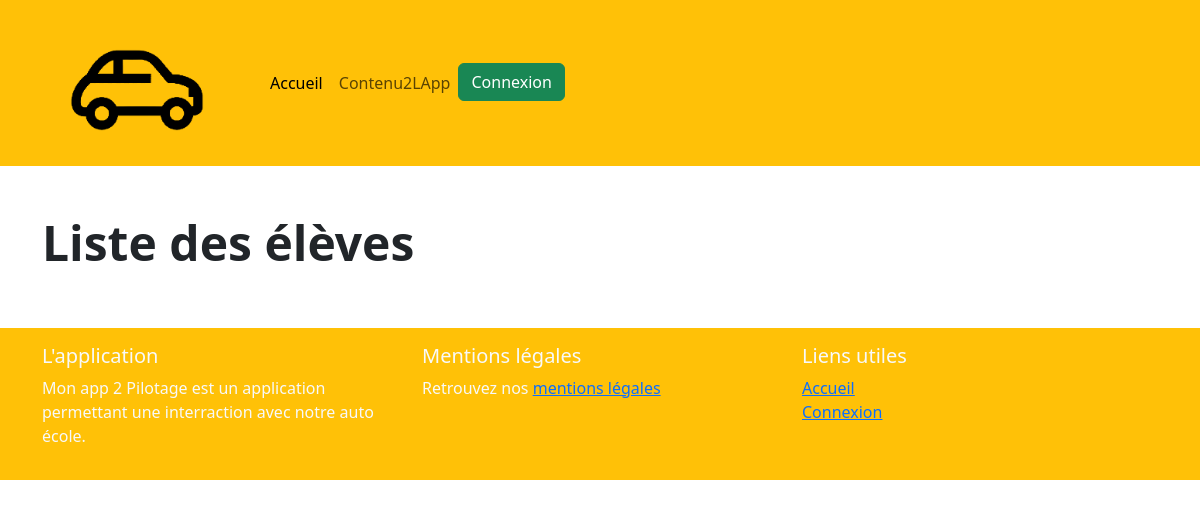
The page /eleves/ on the database as committed earlier.
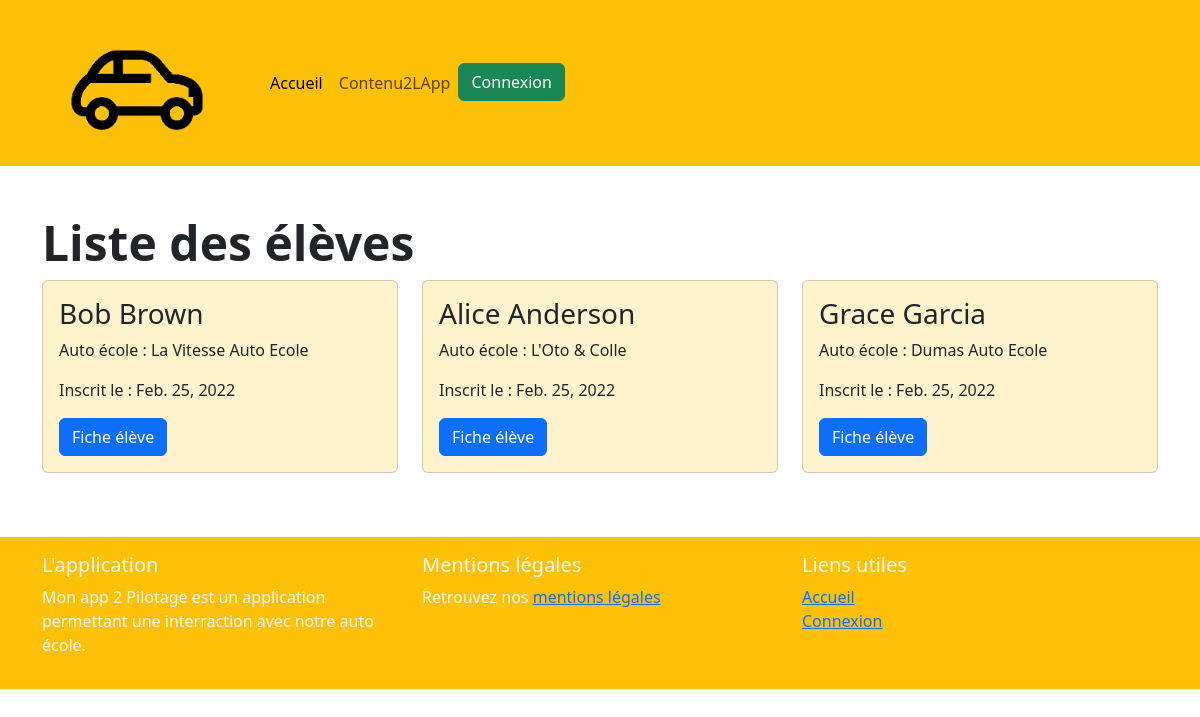
The same page on the database as committed later.
### monApp2Pilotage/models.py (models this page shows, shortened)
class Inscription(models.Model):
    ecole = models.ForeignKey(Ecoles, on_delete=models.CASCADE)
    eleve = models.ForeignKey(Eleves, on_delete=models.CASCADE, related_name='inscriptions_eleve')
    date_inscription = models.DateField()

class Eleves(models.Model):
    GENDER_CHOICES = [
        ('H', 'Homme'),
        ('F', 'Femme'),
        ('N/A', 'Non-genré'),
    ]
    firstname = models.CharField(max_length=20)
    name = models.CharField(max_length=20)
    dob = models.DateField()
    gender = models.CharField(max_length=3, choices=GENDER_CHOICES)
    date_register = models.DateField()
    ecoles = models.ManyToManyField(Ecoles, through='Inscription', related_name='eleves')

class Ecoles(models.Model):
    name = models.CharField(max_length=50)
    description = models.CharField(max_length=150)
    since = models.PositiveIntegerField()
    students = models.IntegerField(default=0)
    image = models.ImageField(upload_to='ecoles/', default='auto-ecole1.png')

### monApp2Pilotage/views.py (the view)
# urls.py: path('eleves/', eleves_view, name="eleves"),
def eleves_view(request):
    inscriptions = Inscription.objects.all()
    context = {'inscriptions': inscriptions}
    return render(request, 'monApp2Pilotage/liste_eleves.html', context)

### monApp2Pilotage/templates/monApp2Pilotage/liste_eleves.html
{% extends "../base.html" %}
{% load static %}
{% block content %}
<section id="home-header">
    <div class="row">
        <div class="col-md-9">
            <h1 class="display-5 fw-bold">Liste des élèves</h1>
        </div>
        {% for inscription in inscriptions %}
        <div class="col-md-4 mb-3">
            <div class="card bg-warning-subtle">
                <div class="card-body">
                    <h3 class="card-title">{{ inscription.eleve.firstname }} {{ inscription.eleve.name }}</h3>
                    <p class="card-text">Auto école : {{ inscription.ecole.name }}</p>
                    <p class="card-text">Inscrit le : {{ inscription.date_inscription }}</p>
                    <a href="{% url 'eleve_view' inscription.eleve.id %}" class="btn btn-primary">Fiche élève</a>
                </div>
            </div>
        </div>
        {% endfor %}
    </div>
</section>
{% endblock %}

Rows that differ between the two databases and show on the page:
added Inscription: eleve.firstname "Bob", eleve.name "Brown", ecole.name "La Vitesse Auto Ecole", date_inscription "Feb. 25, 2022"
added Inscription: eleve.firstname "Alice", eleve.name "Anderson", ecole.name "L'Oto & Colle", date_inscription "Feb. 25, 2022"
added Inscription: eleve.firstname "Grace", eleve.name "Garcia", ecole.name "Dumas Auto Ecole", date_inscription "Feb. 25, 2022"
